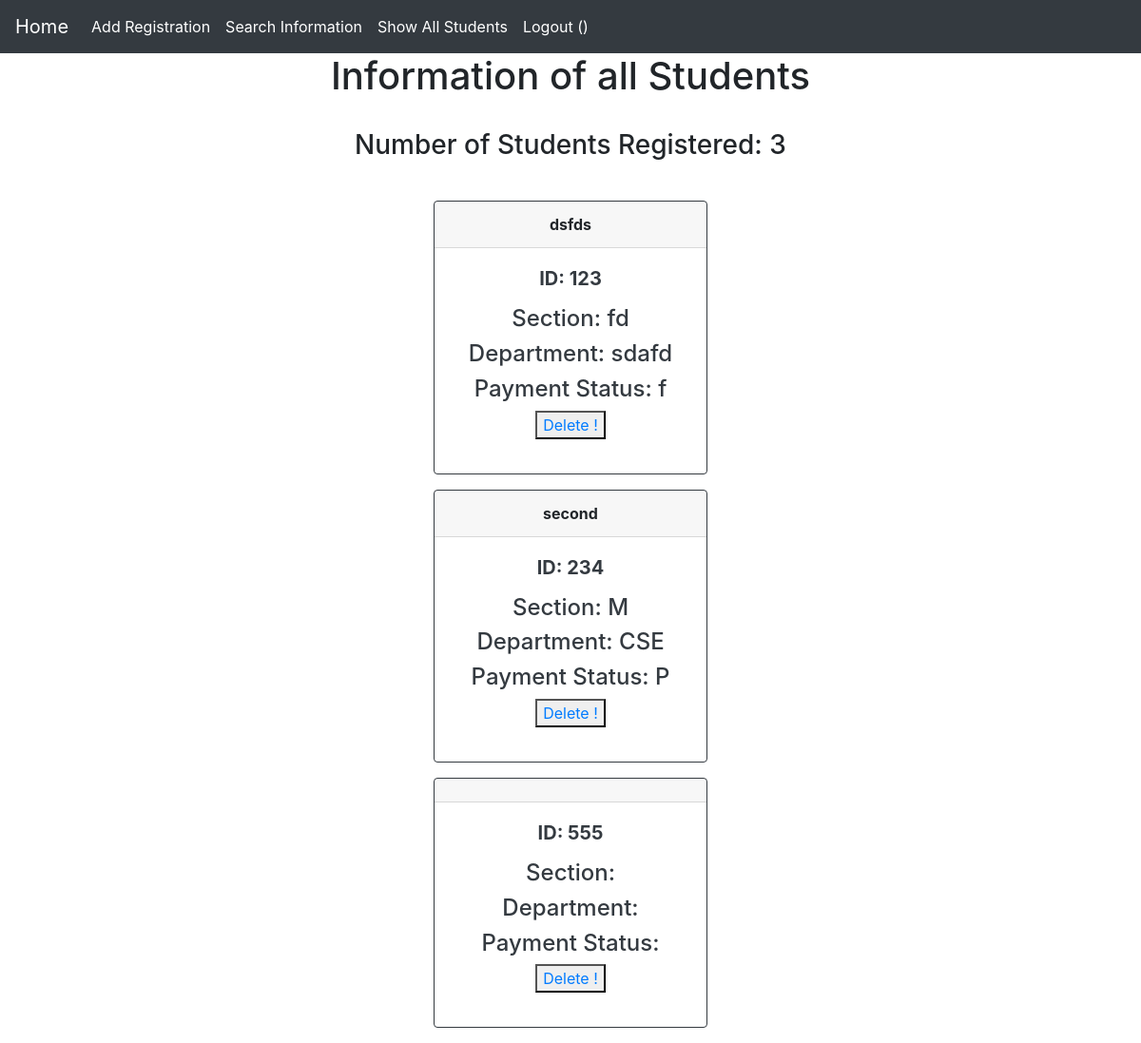
/show_all_students/, run on an earlier commit of the app's database.
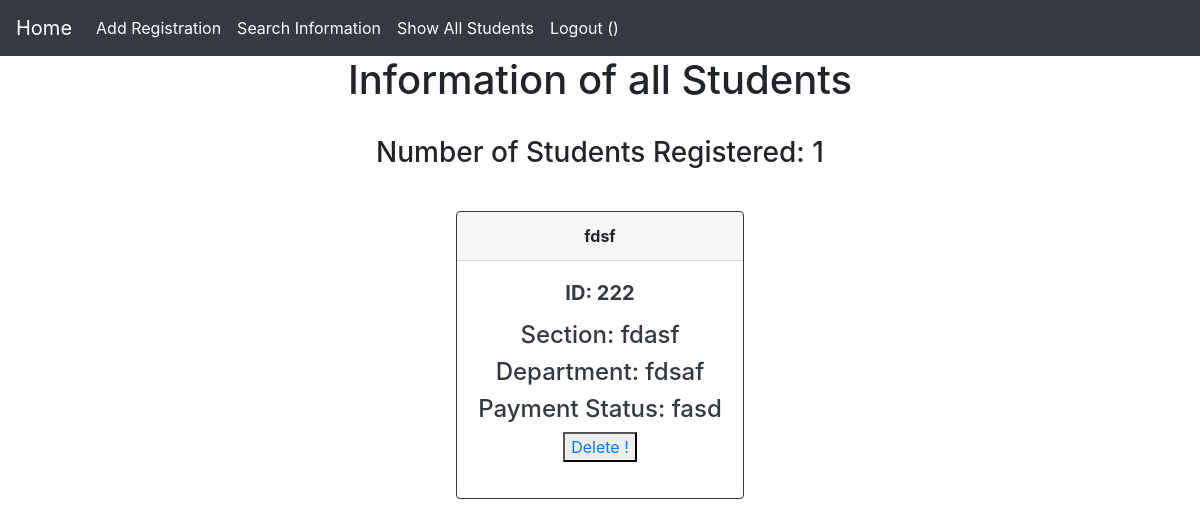
And on a later commit of the database.
### main_app/models.py (models this page shows, shortened)
class StudentInfo(models.Model):
    name = models.CharField(max_length=30)
    id = models.IntegerField(primary_key=True)
    department = models.CharField(max_length=10)
    section = models.CharField(max_length=10)
    payment = models.CharField(max_length=20)

### main_app/views.py (the view)
# urls.py: path('show_all_students/',views.show_all_student,name="show_all_students"),
def show_all_student(request):
    students = StudentInfo.objects.all()
    c = StudentInfo.objects.count()
    return render(request,"show_all_student.html",{"student":students,"c":c})

### templates/show_all_student.html (shortened to what this page needs)
{% extends "layout.html" %}
{% block body %}
<center>
    <h1 style="text-align: center;"> Information of all Students<br></h1>
    <br>
    <h3>Number of Students Registered: {{c}}<br><br></h2>
    {% for student in student %}
    <div class="card border-dark mb-3" style="max-width: 18rem;">
    <div class="card-header"><strong>{{ student.name }}</strong></div>
    <div class="card-body text-dark">
    <h5 class="card-title"><strong>ID: {{ student.id }}</h5></strong>
    <p class="card-text"><h4>Section: {{ student.section }}</h4>
    <h4>Department: {{ student.department }}</h4>
    <h4>Payment Status: {{ student.payment }}</h4>
    <button type="button">
      <a href="{% url 'delete' student.id %}">Delete !</a>
  </button>
    </p>
  </div>
</div>
    {% endfor %}
    </center>
{% endblock %}

What changed in the data, as far as the page shows it:
removed StudentInfo: name "dsfds", id "123", section "fd", department "sdafd", payment "f"
removed StudentInfo: name "second", id "234", section "M", department "CSE", payment "P"
removed StudentInfo: id "555"
added StudentInfo: name "fdsf", id "222", section "fdasf", department "fdsaf", payment "fasd"
Also different on the page:
{{ c }}: "3" → "1"
